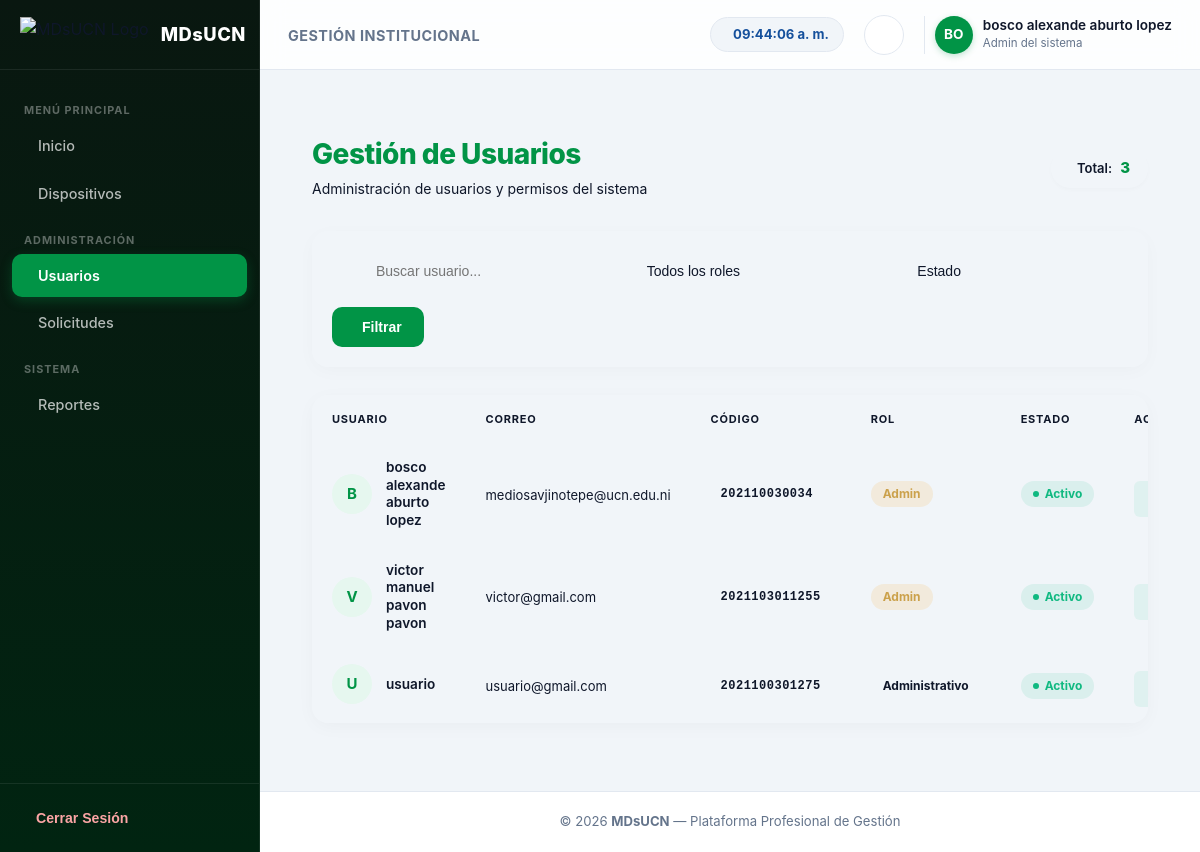
Page /panel/usuarios/ (signed in) on the earlier database version.
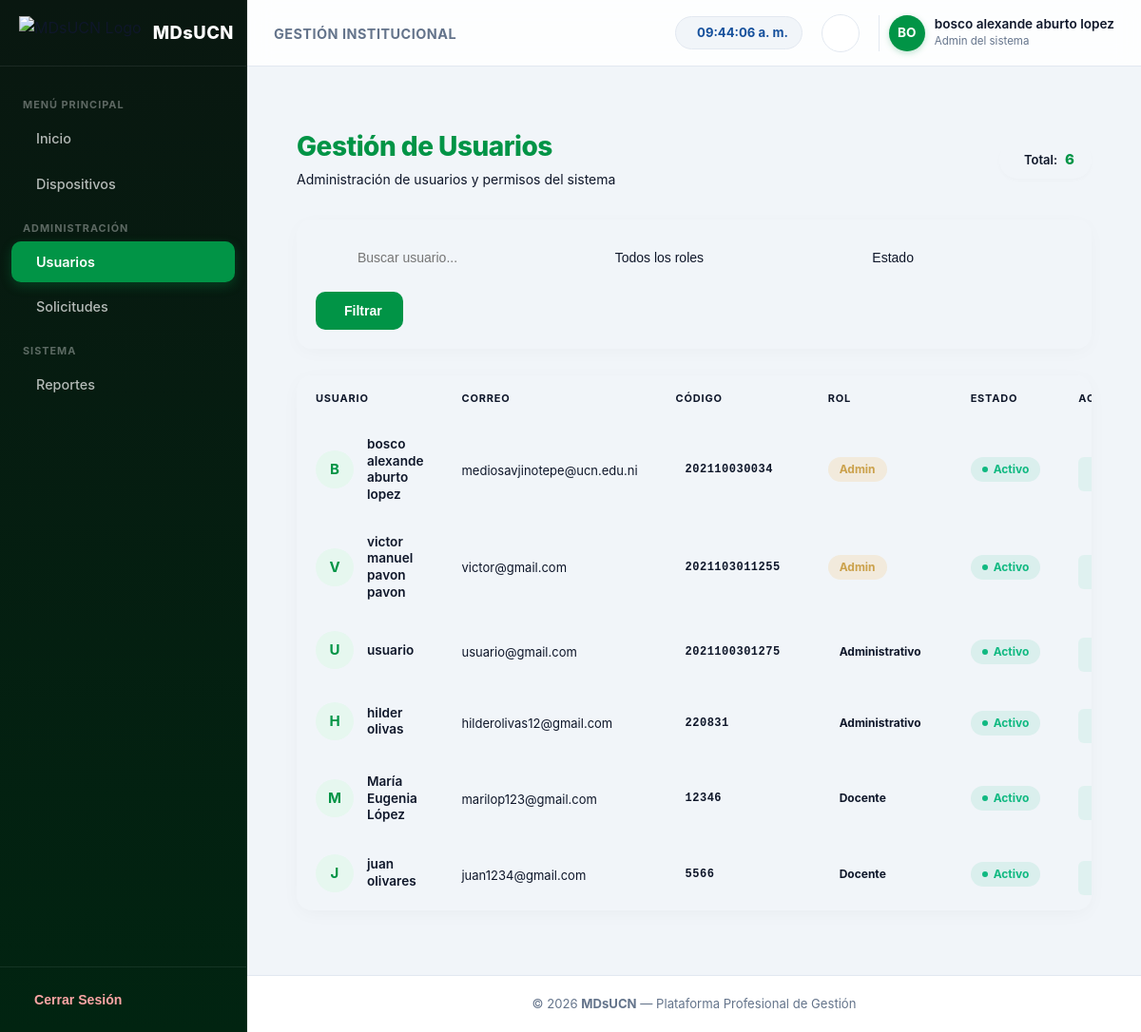
Same page on the later database version.
### appOne/models.py (models this page shows, shortened)
class Usuario(AbstractUser):
    username = models.CharField(max_length=150, unique=True)
    nombre_completo = models.CharField(max_length=150)
    correo_institucional = models.EmailField(unique=True)
    codigo = models.CharField(max_length=20, unique=True)
    rol = models.CharField(max_length=20, choices=ROLES, default="Docente")
    USERNAME_FIELD = "correo_institucional"
    REQUIRED_FIELDS = ["username", "nombre_completo", "codigo"]
    objects = UsuarioManager()
    class Meta:
        verbose_name = 'Usuario'
        verbose_name_plural = 'Usuarios'

### appOne/views/usuarios.py (the view)
# urls.py: path('panel/usuarios/', views.panel_usuarios, name='panel_usuarios'),
@login_required
def panel_usuarios(request):
    if not es_administrador(request.user):
        messages.error(request, "No tienes permisos para acceder a la gestión de usuarios.")
        return redirect('dashboardinicio')
    buscar = request.GET.get('buscar', '').strip()
    rol = request.GET.get('rol', '').strip()
    estado = request.GET.get('estado', '').strip()
    usuarios = Usuario.objects.all()
    if buscar:
        usuarios = usuarios.filter(
            Q(nombre_completo__icontains=buscar) |
            Q(correo_institucional__icontains=buscar) |
            Q(codigo__icontains=buscar)
        ).distinct()
    if rol:
        usuarios = usuarios.filter(rol=rol)
    if estado == "activo":
        usuarios = usuarios.filter(is_active=True)
    elif estado == "inactivo":
        usuarios = usuarios.filter(is_active=False)
    return render(request, 'appOne/panel_usuarios.html', {'usuarios': usuarios})

### appOne/views/utils.py (called while the page is built)
def es_administrador(user):
    return user.is_authenticated and (user.rol == "Admin" or user.is_superuser)

### appOne/templates/appOne/panel_usuarios.html (shortened to what this page needs)
{% extends "appOne/dashboard.html" %}
{% load static %}
{% block extra_css %}
<link rel="stylesheet" href="{% static 'appOne/css/usuario.css' %}">
<link href="https://cdn.jsdelivr.net/npm/remixicon@3.5.0/fonts/remixicon.css" rel="stylesheet">
{% endblock %}
{% block contenido %}
<div class="usuarios-container">
    <header class="header-usuarios">
        <div class="header-title">
            <h2>Gestión de Usuarios</h2>
            <p class="subtitle">Administración de usuarios y permisos del sistema</p>
        </div>
        <div class="total-users">
             Total: <strong>{{ usuarios|length }}</strong>
        </div>
    </header>
    <section class="card-filters">
        <form method="GET" class="filtros-usuarios">
            <div class="input-group">
                <input type="text" name="buscar"
                       placeholder="Buscar usuario..."
                       value="{{ request.GET.buscar|default:'' }}"
                       autocomplete="off">
            </div>
            <div class="select-group">
                <select name="rol">
                    <option value="">Todos los roles</option>
                </select>
            </div>
            <div class="select-group">
                <select name="estado">
                    <option value="">Estado</option>
                </select>
            </div>
            <div class="filter-actions">
                <button type="submit" class="btn-filtrar">
                     Filtrar
                </button>
            </div>
        </form>
    </section>
    <main class="table-wrapper">
        <table class="table-dashboard">
            <thead>
                <tr>
                    <th>Usuario</th>
                    <th>Correo</th>
                    <th>Código</th>
                    <th>Rol</th>
                    <th>Estado</th>
                    <th class="text-right">Acciones</th>
                </tr>
            </thead>
            <tbody>
                {% for u in usuarios %}
                <tr>
                    <td class="user-cell" data-label="Usuario">
                        <div class="avatar">
                            {{ u.nombre_completo|slice:":1"|upper }}
                        </div>
                        <span class="user-name">{{ u.nombre_completo }}</span>
                    </td>
                    <td data-label="Correo">
                        <span class="text-email">{{ u.correo_institucional }}</span>
                    </td>
                    <td data-label="Código">
                        <span class="code-badge">{{ u.codigo }}</span>
                    </td>
                    <td data-label="Rol">
                        <span class="rol {{ u.rol|lower }}">
                            {{ u.rol }}
                        </span>
                    </td>
                    <td data-label="Estado">
                        {% if u.is_active %}
                            <span class="estado activo">Activo</span>
                        {% else %}
                            <span class="estado inactivo">Inactivo</span>
                        {% endif %}
                    </td>
                    <td data-label="Acciones" class="acciones text-right">
                        <a href="{% url 'aprobar_usuario' u.id %}" class="btn success" data-tooltip="Aprobar">
                        </a>
                    </td>
                </tr>
                {% empty %}
                <tr>
                    <td colspan="6" class="no-data">
                        No hay usuarios registrados
                    </td>
                </tr>
                {% endfor %}
            </tbody>
        </table>
    </main>
</div>
{% endblock %}

### appOne/templates/appOne/dashboard.html (shortened to what this page needs)
{% load static %}
<!DOCTYPE html>
<html lang="es">
<head>
  <link href="https://cdn.jsdelivr.net/npm/remixicon@3.5.0/fonts/remixicon.css" rel="stylesheet">
  <link rel="stylesheet" href="{% static 'appOne/css/dashboard.css' %}">
  {% block extra_css %}{% endblock %}
</head>
<body>
  <div class="app-layout">
    <aside class="sidebar" id="sidebar">
      <div class="sidebar-header">
        <div class="brand">
          <img src="https://uploads.onecompiler.io/43nzu6ce2/43x2n985z/eslogan%20.png" alt="MDsUCN Logo" class="brand-logo">
          <span class="brand-name">MDsUCN</span>
        </div>
        <button class="toggle-sidebar-btn" id="toggleSidebar" aria-label="Toggle Sidebar">
        </button>
      </div>
      <nav class="sidebar-nav">
        <div class="nav-section-title">MENÚ PRINCIPAL</div>
        <a href="{% url 'dashboardinicio' %}"
          class="nav-item {% if request.resolver_match.url_name == 'dashboardinicio' %}active{% endif %}">
          <span>Inicio</span>
        </a>
        <a href="{% url 'listardispositivos' %}"
          class="nav-item {% if request.resolver_match.url_name == 'listardispositivos' %}active{% endif %}">
          <span>Dispositivos</span>
        </a>
        {% if request.user.rol == "Admin" or request.user.is_superuser %}
        <div class="nav-section-title">ADMINISTRACIÓN</div>
        <a href="{% url 'panel_usuarios' %}"
          class="nav-item {% if request.resolver_match.url_name == 'panel_usuarios' %}active{% endif %}">
          <span>Usuarios</span>
        </a>
        <a href="{% url 'solicitudes_prestamos' %}"
          class="nav-item {% if request.resolver_match.url_name == 'solicitudes_prestamos' %}active{% endif %}">
          <span>Solicitudes</span>
        </a>
        {% endif %}
        <div class="nav-section-title">SISTEMA</div>
        <a href="{% url 'reportes' %}"
          class="nav-item {% if request.resolver_match.url_name == 'reportes' %}active{% endif %}">
          <span>Reportes</span>
        </a>
      </nav>
      <div class="sidebar-footer">
        <form method="POST" action="{% url 'logout' %}" style="width: 100%;">
          <button type="submit" class="logout-btn">
            <span>Cerrar Sesión</span>
          </button>
        </form>
      </div>
    </aside>
    <div class="main-wrapper">
      <header class="topbar">
        <div class="topbar-left">
          <div class="page-title">
            <span>Gestión Institucional</span>
          </div>
        </div>
        <div class="topbar-right">
          <div class="clock-badge">
            <span id="clock-nicaragua">00:00:00</span>
          </div>
          <div class="dropdown-wrapper">
            <button class="icon-btn" id="notifBtn" aria-label="Notificaciones">
            </button>
          </div>
          <div class="user-profile">
            <div class="user-avatar">
              {% if request.user.nombre_completo %}
                {{ request.user.nombre_completo|slice:":2"|upper }}
              {% else %}
                {{ request.user.correo_institucional|slice:":2"|upper }}
              {% endif %}
            </div>
            <div class="user-meta">
              <span class="user-name">{{ request.user.nombre_completo|default:request.user.username }}</span>
              <span class="user-role">{{ request.user.get_rol_display|default:request.user.rol }}</span>
            </div>
          </div>
        </div>
      </header>
      <main class="content-body">
        {% block contenido %}{% endblock %}
      </main>
      <footer class="app-footer">
        <p>© 2026 <strong>MDsUCN</strong> — Plataforma Profesional de Gestión</p>
      </footer>
    </div>
  </div>
</body>
</html>

Differences in the rows shown:
added Usuario: nombre_completo "H", nombre_completo "hilder olivas", correo_institucional "hilderolivas12@gmail.com", codigo "220831", rol "Administrativo", is_active "Activo"
added Usuario: nombre_completo "M", nombre_completo "María Eugenia López", correo_institucional "marilop123@gmail.com", codigo "12346", rol "Docente", is_active "Activo"
added Usuario: nombre_completo "J", nombre_completo "juan olivares", correo_institucional "juan1234@gmail.com", codigo "5566", rol "Docente", is_active "Activo"
Other differences:
{{ usuarios|length }}: "3" → "6"
